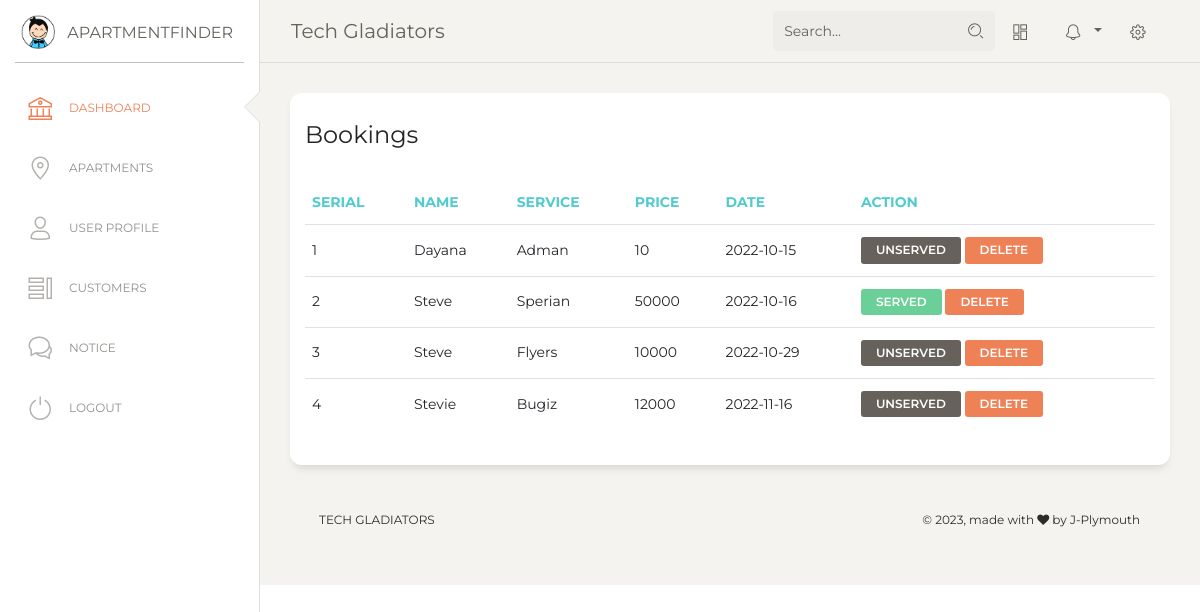
Page /admin/dashboard/bookings.php on the committed database.
### tables this page shows
CREATE TABLE `bookings` (
  `id` int(255) NOT NULL,
  `username` varchar(255) NOT NULL,
  `bookdate` date NOT NULL,
  `email` varchar(255) NOT NULL,
  `Type` varchar(255) NOT NULL,
  `service` varchar(255) NOT NULL,
  `price` int(255) NOT NULL,
  `status` int(11) DEFAULT 0
);

### admin/dashboard/bookings.php (the view, shortened to what this page needs)
<?php
@include('config.php');
$sql="SELECT * FROM bookings";
$res=mysqli_query($conn,$sql);
?>
<!DOCTYPE html>
<html lang="en">
<head>
  <link href="https://maxcdn.bootstrapcdn.com/font-awesome/latest/css/font-awesome.min.css" rel="stylesheet">
  <link href="../assets/css/bootstrap.min.css" rel="stylesheet" />
  <link href="../assets/css/paper-dashboard.css?v=2.0.1" rel="stylesheet" />
  <link href="../assets/demo/demo.css" rel="stylesheet" />
</head>
<body class="">
  <div class="wrapper ">
    <div class="sidebar" data-color="white" data-active-color="danger">
      <div class="logo">
        <a href="#" class="simple-text logo-mini">
          <div class="logo-image-small">
            <img src="../assets/img/logo-small.png">
          </div>
        </a>
        <a href="#" class="simple-text logo-normal">
          ApartmentFinder
        </a>
      </div>
      <div class="sidebar-wrapper">
        <ul class="nav">
          <li class="active ">
            <a href="./index.php">
              <i class="nc-icon nc-bank"></i>
              <p>Dashboard</p>
            </a>
          </li>
          <li>
            <a href="./map.php">
              <i class="nc-icon nc-pin-3"></i>
              <p>Apartments</p>
            </a>
          </li>
          <li>
            <a href="./user.php">
              <i class="nc-icon nc-single-02"></i>
              <p>User Profile</p>
            </a>
          </li>
          <li>
            <a href="./tables.php">
              <i class="nc-icon nc-tile-56"></i>
              <p>Customers</p>
            </a>
          </li>
          <li>
            <a href="./notice.php">
              <i class="nc-icon nc-chat-33"></i>
              <p>Notice</p>
            </a>
          </li>
          <li>
            <a href="../../logout.php">
              <i class="nc-icon nc-button-power"></i>
              <p>Logout</p>
            </a>
          </li>
        </ul>
      </div>
    </div>
    <div class="main-panel">
      <nav class="navbar navbar-expand-lg navbar-absolute fixed-top navbar-transparent">
        <div class="container-fluid">
          <div class="navbar-wrapper">
            <a class="navbar-brand" href="javascript:;">Tech Gladiators</a>
          </div>
          <div class="collapse navbar-collapse justify-content-end" id="navigation">
            <form>
              <div class="input-group no-border">
                <input type="text" value="" class="form-control" placeholder="Search...">
                <div class="input-group-append">
                  <div class="input-group-text">
                    <i class="nc-icon nc-zoom-split"></i>
                  </div>
                </div>
              </div>
            </form>
            <ul class="navbar-nav">
              <li class="nav-item">
                <a class="nav-link btn-magnify" href="javascript:;">
                  <i class="nc-icon nc-layout-11"></i>
                </a>
              </li>
              <li class="nav-item btn-rotate dropdown">
                <a class="nav-link dropdown-toggle" href="http://example.com" id="navbarDropdownMenuLink" data-toggle="dropdown" aria-haspopup="true" aria-expanded="false">
                  <i class="nc-icon nc-bell-55"></i>
                </a>
              </li>
              <li class="nav-item">
                <a class="nav-link btn-rotate" href="javascript:;">
                  <i class="nc-icon nc-settings-gear-65"></i>
                </a>
              </li>
            </ul>
          </div>
        </div>
      </nav>
      <div class="content">
        <div class="row">
          <div class="col-md-12">
            <div class="card">
              <div class="card-header">
                <h4 class="card-title"> Bookings</h4>
              </div>
              <div class="card-body">
                <div class="table-responsive">
                  <table class="table">
                    <thead class=" text-primary">
                      <th>serial</th>
                      <th>
                        Name
                      </th>
                      <th>
                        Service
                      </th>
                      <th>
                        Price
                      </th>
                      <th>
                        Date
                      </th>
                      <th>
                        Action
                      </th>
                    </thead>
                    <tbody>
                      <tr>
                        <?php
              $i=1;
              while($row=mysqli_fetch_assoc($res)){?>
              <tr style="background-color:white; font-size: 14px;">
                 <td class="serial"><?php echo $i++?></td>
                 <td><?php echo $row['username']?></td>
                 <td><?php echo $row['service']?></td>
                 <td><?php echo $row['price']?></td>
                 <td><?php echo $row['bookdate']?></td>
                 <td>
                   <?php
                if($row['status']==1){
                  echo "<a class='btn btn-sm btn-success' href='?type=status&operation=deactive&id=".$row['id']."'>Served</a>&nbsp;";
                }else{
                  echo "<a class='btn btn-sm btn-pending' href='?type=status&operation=active&id=".$row['id']."'>unServed</a>&nbsp;";
                }
                echo "<a class='btn btn-sm btn-danger' href='?type=delete&id=".$row['id']."'>Delete</a>";
                ?>
                 </td>
              </tr>
              <?php } ?>
                      </tr>
                    </tbody>
                  </table>
                </div>
              </div>
            </div>
          </div>
      </div>
      <footer class="footer footer-black  footer-white ">
        <div class="container-fluid">
          <div class="row">
            <nav class="footer-nav">
              <ul>
                <li><a href="#" target="_blank">Tech Gladiators</a></li>
              </ul>
            </nav>
            <div class="credits ml-auto">
              <span class="copyright">
                © , made with <i class="fa fa-heart heart"></i> by J-Plymouth
              </span>
            </div>
          </div>
        </div>
      </footer>
    </div>
  </div>
</body>
</html>

### admin/dashboard/bookings.php (style rules this page uses)
td a { color: white; }

### rows in the picture
bookings: username "Dayana", service "Adman", price "10", bookdate "2022-10-15"
bookings: username "Steve", service "Sperian", price "50000", bookdate "2022-10-16"
bookings: username "Steve", service "Flyers", price "10000", bookdate "2022-10-29"
bookings: username "Stevie", service "Bugiz", price "12000", bookdate "2022-11-16"
